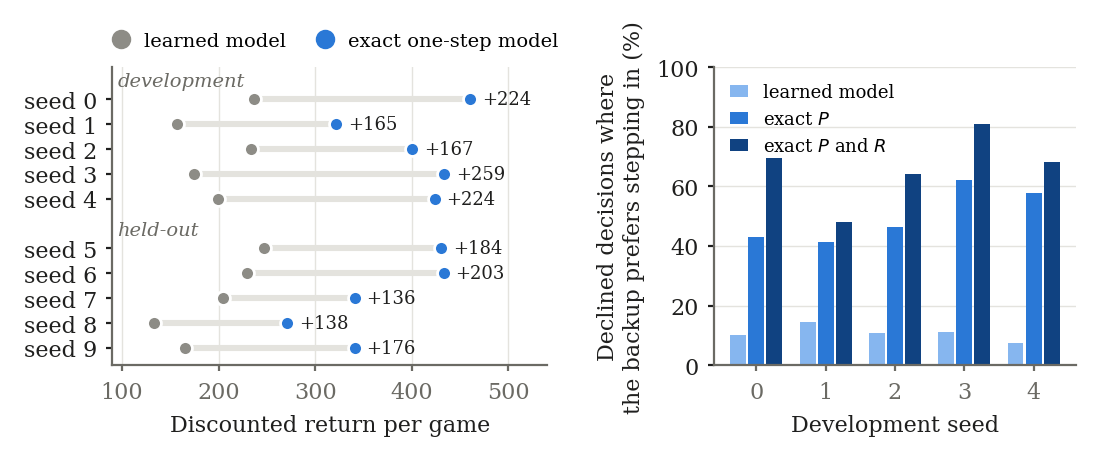

Here is the Python script that generated this plot:
# ABSOLUTE PATH: reports/2026-11-03_paper_figures/localisation.py
# ======================================================================================================================
# DESIGN DECISIONS & THEORETICAL FOUNDATIONS
# ----------------------------------------------------------------------------------------------------------------------
# Paper figure: exact-component localisation on Wumpus World (paragraph "Localisation"), two panels.
# - Left (play): per training seed, the return per game of the planner with its own learned one-step model and with
#   the exact one-step model (exact P(o' | b, a) and R(b, a) at every node; learned filter and value kept), drawn as a
#   dumbbell from learned to exact. Development seeds 0-4 (exact_model_play.py section 4) and held-out seeds 5-9
#   (exact_model_play.py section 6, the double-value recipe networks) are separated and labelled, because the paper
#   labels every number as development or held-out. Every seed moves right: that is the figure's message.
# - Right (decisions): at the declined decisions of development seeds 0-4, the share at which the backup prefers
#   "turn, then step in" to the chosen action, with the learned model (M), the exact observation probabilities
#   substituted in both action values (EP; the legend reads "exact P" since 2026-11-14), and both exact
#   components (EPR) (q_localise_diag.py section 4). The three
#   substitutions are ordered (more of the model made exact), so they take an ordinal one-hue ramp, light to dark.
# - Values are read from the raw artifacts: per-game returns in each seed's exact_play_{learned,EPR}.npz (development)
#   and games.npz / exact_play_EPR.npz (held-out), and the "all (N states)" line of runs/wumpus/q_localise_seed<s>.log
#   (the summary of that seed's q_localise.npz). No randomness; CPU only; vector PDF with Type 42 fonts.
# - Colours: learned = neutral grey, exact = dataviz slot-1 blue; the ramp is the blue ramp steps 250 / 450 / 650.
# Run: uv run reports/2026-11-03_paper_figures/localisation.py  ->  reports/2026-11-03_paper_figures/localisation.pdf
# ======================================================================================================================
import re
from pathlib import Path

import matplotlib
import numpy as np

matplotlib.use("pdf")
import matplotlib.pyplot as plt

ROOT = Path(__file__).resolve().parents[2]


def _play():
    """(seed, learned, exact one-step model) mean returns: development seeds 0-4, then held-out seeds 5-9."""
    rows = []
    for seed in range(5):
        folder = ROOT / f"runs/sweeps/wumpus_retrain/seed{seed}/analysis"
        rows.append((seed, float(np.load(folder / "exact_play_learned.npz")["returns"].mean()),
                     float(np.load(folder / "exact_play_EPR.npz")["returns"].mean())))
    for seed in range(5, 10):
        folder = ROOT / f"runs/sweeps/wumpus_retrain_heldout/seed{seed}/analysis_heldout"
        rows.append((seed, float(np.load(folder / "games.npz")["learned_planner.return"].mean()),
                     float(np.load(folder / "exact_play_EPR.npz")["returns"].mean())))
    return rows


def _shares():
    """(seed, M, EP, EPR) percentages of Q(turn, then step) > Q(chosen) at the declined decisions, seeds 0-4."""
    rows = []
    for seed in range(5):
        text = (ROOT / f"runs/wumpus/q_localise_seed{seed}.log").read_text()
        found = re.search(r"all \(\d+ states\): Q_mac > Q2\(chosen\): M ([\d.]+) .*?EP ([\d.]+) .*?EPR ([\d.]+)", text)
        rows.append((seed, *(100.0 * float(value) for value in found.groups())))
    return rows


PLAY, SHARES = _play(), _shares()

BLUE, GREY = "#2a78d6", "#8d8c86"
RAMP = ("#86b6ef", "#2a78d6", "#104281")
INK, MUTED, GRID = "#1f1f1e", "#6b6a64", "#e4e3de"


def main():
    plt.rcParams.update({"font.family": "serif", "font.size": 8, "pdf.fonttype": 42, "axes.edgecolor": MUTED,
                         "axes.labelcolor": INK, "xtick.color": MUTED, "ytick.color": INK})
    fig, (ax_p, ax_d) = plt.subplots(1, 2, figsize=(5.5, 2.3), gridspec_kw={"width_ratios": [1.2, 1]})

    # Rows top to bottom: development 0-4, a gap, held-out 5-9.
    ys = {s: -(s + (1 if s >= 5 else 0)) for s, _, _ in PLAY}
    for s, learned, exact in PLAY:
        y = ys[s]
        ax_p.plot([learned, exact], [y, y], color=GRID, lw=2.2, solid_capstyle="round", zorder=1)
        ax_p.plot(learned, y, "o", ms=5, color=GREY, mec="white", mew=1.0, zorder=2)
        ax_p.plot(exact, y, "o", ms=5, color=BLUE, mec="white", mew=1.0, zorder=3)
        ax_p.text(exact + 12, y, f"+{exact - learned:.0f}", va="center", ha="left", color=INK, fontsize=6.5)
    ax_p.set_yticks([ys[s] for s, _, _ in PLAY], [f"seed {s}" for s, _, _ in PLAY])
    for label, y in (("development", ys[0] + 0.75), ("held-out", ys[5] + 0.75)):
        ax_p.text(95, y, label, ha="left", va="center", color=MUTED, fontsize=7, style="italic")
    ax_p.set_xlim(90, 540)
    ax_p.set_ylim(ys[9] - 0.7, ys[0] + 1.3)
    ax_p.set_xlabel("Discounted return per game")
    ax_p.plot([], [], "o", color=GREY, label="learned model")
    ax_p.plot([], [], "o", color=BLUE, label="exact one-step model")
    ax_p.legend(frameon=False, fontsize=7, loc="lower center", bbox_to_anchor=(0.5, 1.0), ncol=2, handletextpad=0.2,
                columnspacing=1.0)

    width = 0.26
    names = ("learned model", "exact $P$", "exact $P$ and $R$")
    for k, (name, colour) in enumerate(zip(names, RAMP)):
        xs = [s + (k - 1) * width for s, *_ in SHARES]
        ax_d.bar(xs, [row[k + 1] for row in SHARES], width=width - 0.03, color=colour, label=name)
    ax_d.set_xticks([s for s, *_ in SHARES], [f"{s}" for s, *_ in SHARES])
    ax_d.set_xlabel("Development seed")
    ax_d.set_ylabel("Declined decisions where\nthe backup prefers stepping in (%)")
    ax_d.set_ylim(0, 100)
    ax_d.legend(frameon=False, fontsize=6.5, loc="upper left", handlelength=1.0)

    for ax in (ax_p, ax_d):
        ax.spines[["top", "right"]].set_visible(False)
        ax.tick_params(length=2)
        ax.set_axisbelow(True)
    ax_p.grid(axis="x", color=GRID, lw=0.5)
    ax_d.grid(axis="y", color=GRID, lw=0.5)
    fig.tight_layout(w_pad=1.2)
    out = Path(__file__).with_suffix(".pdf")
    fig.savefig(out)
    fig.savefig(out.with_suffix(".png"), dpi=200)
    print(out)


if __name__ == "__main__":
    main()
